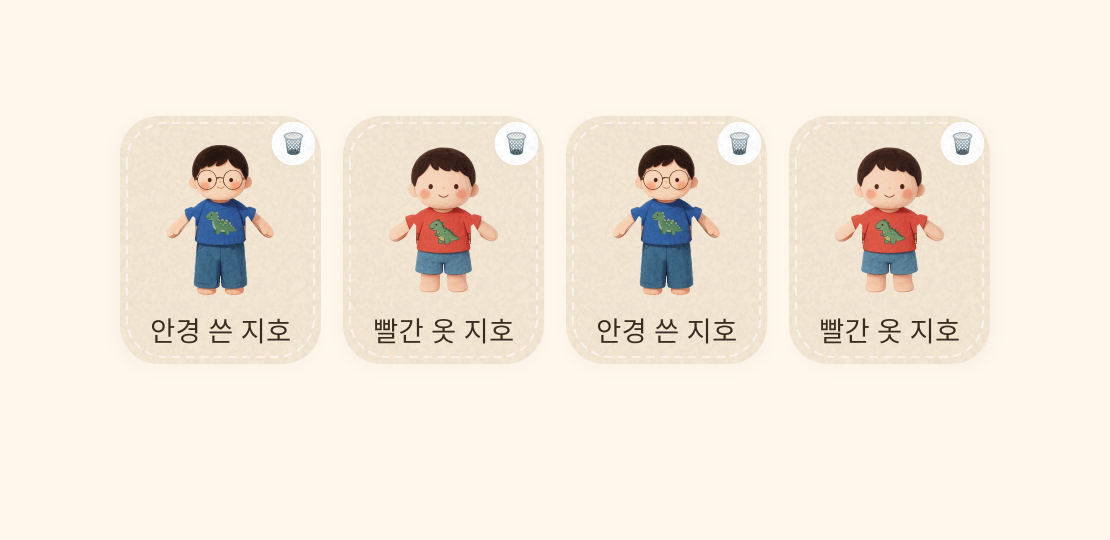
#> input picture android/app/screens/bestiary_full.png, 2219 x 1080 px, given in place of human_60_22_cut.png, which was not available (shown at 1/2 size)
$ python rig_export.py
#> lines starting #> are read from the running program, lines starting #| are printed output that depends on the picture; after the words box and inside, x2 and y2 are one past the last pixel; in counts of white or black regions, pixels touching at a corner belong together; pictures that were not available may be replaced by others from this repository, and a replacement may not be noted
### android/tools/rig_pose_check.py
# -*- coding: utf-8 -*-
"""뽑힌 그림에 뼈대가 붙는가 — 재고, 실제로 움직여 본다 (2026-09-28)

`rig_pose_gen.py` 가 만든 `build/rig_pose/*_cut.png` 를 읽는다. 관절 자리는 **틀의 좌표를 그대로** 쓴다 —
그림을 보고 찾지 않는다. 그게 이 실험의 물음이다(정해진 자세로 뽑으면 관절 자리를 이미 안다).

재는 것
  공통    겹침 — 뽑힌 실루엣이 마네킹과 얼마나 겹치나 (IoU)
  사람형  겨드랑이 틈 — 몸통 바로 바깥 세로줄이 겨드랑이 아래에서 비었나 → 비면 팔이 몸과 떨어진 것 = 어깨가 있다
  네발형  다리 수 — 다리 높이의 가로줄마다 떨어진 덩어리가 몇 개인가 → 4 면 다리가 따로 있다

움직여 보는 것 (움직이는 부위는 몸 **뒤에** 그린다 — 관절 이음매를 몸통이 덮는다)
  사람형  오른팔을 어깨에서 들어 올려 손 흔들기
  네발형  다리 넷을 대각선끼리 번갈아 걷기 · 꼬리 흔들기

쓰는 법  python tools/rig_pose_check.py
결과     build/rig_pose/report.png · *_wave.gif · *_walk.gif · result.json
"""
import glob, json, math, os, sys
from PIL import Image, ImageDraw, ImageFont

sys.path.insert(0, os.path.dirname(os.path.abspath(__file__)))
from rig_pose_gen import TEMPLATES, OUT, N  # 같은 틀 · 같은 좌표

FONT = ImageFont.truetype(r"C:\Windows\Fonts\malgunbd.ttf", 26)
SMALL = ImageFont.truetype(r"C:\Windows\Fonts\malgun.ttf", 22)


def alpha_mask(im, th=128):
    return im.split()[3].point(lambda v: 255 if v >= th else 0)


def template_mask(kind):
    t = Image.open(os.path.join(OUT, f"template_{kind}.png")).convert("RGB")
    return t.point(lambda v: 255 if v < 245 else 0).convert("L").point(lambda v: 255 if v > 0 else 0)


def iou(a, b):
    pa, pb = a.getdata(), b.getdata()
    inter = sum(1 for x, y in zip(pa, pb) if x and y)
    uni = sum(1 for x, y in zip(pa, pb) if x or y)
    return inter / uni if uni else 0.0


def column_fill(mask, x0, x1, y0, y1):
    """세로 띠에서 채워진 비율"""
    px = mask.load(); tot = fill = 0
    for x in range(x0, x1):
        for y in range(y0, y1):
            tot += 1; fill += 1 if px[x, y] else 0
    return fill / tot


# [9 lines left out: function runs_in_row, not called in this run]


def reach(mask, seed, box, th=40):
    """상자 안에서 seed 와 이어진 불투명 화소 (알파 th 이상 · 네 방향)"""
    px = mask.load(); x0, y0, x1, y1 = box
    sx, sy = seed
    if not px[sx, sy]:  # 손 자리가 비었으면 가까운 불투명 화소에서 시작
        cand = [(abs(x - sx) + abs(y - sy), x, y) for x in range(max(x0, sx - 60), min(x1, sx + 60))
                for y in range(max(y0, sy - 60), min(y1, sy + 60)) if px[x, y]]
        if not cand: return set()
        _, sx, sy = min(cand)
    seen = {(sx, sy)}; stack = [(sx, sy)]
    while stack:
        x, y = stack.pop()
        for nx, ny in ((x + 1, y), (x - 1, y), (x, y + 1), (x, y - 1)):
            if x0 <= nx < x1 and y0 <= ny < y1 and (nx, ny) not in seen and px[nx, ny]:
                seen.add((nx, ny)); stack.append((nx, ny))
    return seen


def grow(pix, im, box, r=3):
    """덩어리를 r 화소 넓혀 **거의 투명한 가장자리**까지 같이 가져간다.
    배경을 지운 그림은 가장자리에 알파 1~40 의 옅은 화소가 둘러 있다. 덩어리 기준(40)에서 빠진 이 화소가
    몸 쪽에 남으면, 팔을 돌렸을 때 원래 자리에 **옅은 윤곽선**이 보인다 (09-28)"""
    from PIL import ImageFilter
    x0, y0, x1, y1 = box
    m = Image.new("L", im.size); mp = m.load()
    for x, y in pix: mp[x, y] = 255
    m = m.filter(ImageFilter.MaxFilter(2 * r + 1)); mp = m.load(); ap = im.split()[3].load()
    return {(x, y) for x in range(x0, x1) for y in range(y0, y1) if mp[x, y] and ap[x, y]}


def shoulder_joint(im, lump, edge_x, side):
    """어깨를 **할핀 관절**로 — 축을 팔 뿌리 한가운데로 옮기고, 축을 중심으로 둥근 덮개를 만든다 (09-28 2차).

    1차는 마네킹 몸통 모서리를 축으로 두고 몸통 옆을 **세로로 곧게** 잘랐다. 실물 폰에서 보니 팔을 들면 소매가
    잘린 모서리째 따라 올라가고, 몸 쪽에도 직선이 남아 **어깨가 싹둑 잘린 것처럼** 보였다(사용자 지적).
    종이 인형은 둥근 관절로 이음매를 감춘다 — 그걸 그림에서 만든다:
      축     그 그림에서 팔이 몸에 붙는 뿌리(몸통 바로 바깥 세로줄)의 한가운데, 몸통 안쪽으로 반지름의 25%
      덮개   축을 중심으로 한 원 안의 **원래 화소**(소매 천). 몸 위에 얹어 움직이지 않는다. 가장자리 4화소는 옅게
      팔     덮개 원만큼 안쪽까지 겹쳐 잘라 돌 때 틈이 안 생기게 한다
    """
    ap = im.load()
    xs = range(edge_x, edge_x + 10) if side == "R" else range(edge_x - 9, edge_x + 1)
    ys = [y for (x, y) in lump if x in xs]
    if not ys:
        return None
    cy = (min(ys) + max(ys)) / 2; h = max(ys) - min(ys) + 1
    r = max(20.0, h * 0.55)
    px = edge_x - r * 0.25 if side == "R" else edge_x + r * 0.25   # 0.45 는 머리에 너무 가까워 올린 팔이 머리 뒤로 갔다
    arm = Image.new("RGBA", im.size); cap = Image.new("RGBA", im.size)
    armp, capp = arm.load(), cap.load()
    for (x, y) in lump:
        armp[x, y] = ap[x, y]
    for y in range(int(cy - r) - 1, int(cy + r) + 2):
        for x in range(int(px - r) - 1, int(px + r) + 2):
            d = ((x - px) ** 2 + (y - cy) ** 2) ** 0.5
            if d <= r and ap[x, y][3]:
                armp[x, y] = ap[x, y]
                rr, g, b, a = ap[x, y]
                capp[x, y] = (rr, g, b, int(a * max(0.0, min(1.0, (r - d) / 4))))
    return arm, cap, (round(px), round(cy))


def split(im, pick):
    """pick(x, y) 가 True 인 불투명 화소는 부위로, 나머지는 몸으로 나눈다"""
    part = Image.new("RGBA", im.size); body = im.copy()
    pp, bp, ip = part.load(), body.load(), im.load()
    for y in range(N):
        for x in range(N):
            if ip[x, y][3] and pick(x, y):
                pp[x, y] = ip[x, y]; bp[x, y] = (0, 0, 0, 0)
    return part, body


def frame(body, parts, top=()):
    """parts = [(부위 그림, 각도, 중심)] — 부위를 먼저(뒤에), 몸을 나중에(앞에), top(관절 덮개)을 맨 앞에"""
    out = Image.new("RGBA", (N, N), (255, 255, 255, 255))
    for part, ang, c in parts:
        out.alpha_composite(part.rotate(ang, resample=Image.BICUBIC, center=c))
    out.alpha_composite(body)
    for t_ in top:
        out.alpha_composite(t_)
    return out.convert("RGB").resize((N // 2, N // 2), Image.LANCZOS)


def human(tag, im):
    t = TEMPLATES["human"]; m = alpha_mask(im)
    res = {"iou": round(iou(m, template_mask("human")), 3)}
    y0, y1 = t["gap_y"]
    res["gap_fill_L"] = round(column_fill(m, t["gap_x_L"] - 6, t["gap_x_L"] + 1, y0, y1), 3)
    res["gap_fill_R"] = round(column_fill(m, t["gap_x_R"], t["gap_x_R"] + 7, y0, y1), 3)
    bx = t["arm_box_R"]
    # 오른팔을 오려 들어 올린다 — 틀의 상자 안에서 **손과 이어진 덩어리만** (09-28)
    # 상자 안 화소를 전부 가져가면, 뽑힌 몸통이 틀보다 조금 넓을 때 **셔츠 옆구리 조각**이 딸려 가서
    # 팔을 돌리면 원래 팔 자리에 회색 조각이 남았다. 팔은 어깨로만 몸에 붙어 있으니 손에서 번지면 팔만 잡힌다
    arm_px = grow(reach(m, t["hand_R"], bx), im, bx)
    res["arm_R_pixels"] = len(arm_px)
    res["shoulder_ok"] = res["gap_fill_L"] < 0.08 and res["gap_fill_R"] < 0.08 and res["arm_R_pixels"] > 8000
    left_px = grow(reach(m, t["hand_L"], t["arm_box_L"]), im, t["arm_box_L"])
    _, body = split(im, lambda x, y: (x, y) in arm_px or (x, y) in left_px)
    jr = shoulder_joint(im, arm_px, bx[0], "R")
    jl = shoulder_joint(im, left_px, t["arm_box_L"][2] - 1, "L")
    arm, cap_R, sh = jr
    arm_L, cap_L, sh_L = jl
    res["pieces"] = [("arm_R", arm, sh, 0), ("arm_L", arm_L, sh_L, 0), ("body", body, None, 1),
                     ("cap_R", cap_R, None, 2), ("cap_L", cap_L, None, 2)]
    caps = (cap_R, cap_L)
    angles = [0, 20, 40, 60, 80, 100, 110, 95, 110, 95, 110, 95, 110, 80, 50, 20, 0]
    frames = [frame(body, [(arm, a, sh), (arm_L, -a * 0 , sh_L)], caps) for a in angles]
    frames[0].save(os.path.join(OUT, tag + "_wave.gif"), save_all=True, append_images=frames[1:], duration=90, loop=0)
    res["strip"] = [frame(body, [(arm, a, sh), (arm_L, 0, sh_L)], caps) for a in (0, 55, 110)]
    return res


def quad(tag, im, kind="quad"):
    t = TEMPLATES[kind]; m = alpha_mask(im)
    res = {"iou": round(iou(m, template_mask(kind)), 3)}
    y0, y1 = t["leg_band_y"]
    counts = sorted(runs_in_row(m, y) for y in range(y0, y1, 4))
    res["legs_median"] = counts[len(counts) // 2]
    res["legs_ok"] = res["legs_median"] == 4
    hips = t["legs"]; top = 612; below = 672
    # 다리 — 다리 높이(y 740)에서 **실제 다리 넷의 자리**를 찾고, 거기서 이어진 덩어리를 **배 아래(y ≥ 672)에서만** (09-28).
    #   1차: 가장 가까운 엉덩이에 몽땅 나눠 주기 → 다리 사이로 늘어진 배 조각이 딸려 갔다
    #   2차: 틀의 다리 폭(±38) 안에서만 → 뽑힌 다리가 틀보다 굵어 **발가락 · 다리 옆이 제자리에 남았다**
    #   3차(지금): 폭을 정하지 않고 그 그림의 실제 다리를 따라간다. 배 아래로만 번지므로 배는 안 딸려 온다
    ip = im.load(); mp = m.load()
    runs, cur = [], None
    for x in range(N):
        if mp[x, 740]:
            cur = [x, x] if cur is None else [cur[0], x]
        elif cur is not None:
            if cur[1] - cur[0] >= 10: runs.append(cur)
            cur = None
    region = (0, below, N, N)
    legs, pivots = [], []
    body = im.copy(); bp = body.load()
    for hx, hy in hips:
        if not runs:
            break
        r0, r1 = min(runs, key=lambda r: abs((r[0] + r[1]) / 2 - hx))   # 틀의 엉덩이에 가장 가까운 실제 다리
        cx, w0 = (r0 + r1) // 2, r1 - r0 + 1
        # 다리가 **몸에 붙는 줄** — 발에서 위로 올라가다 폭이 갑자기 넓어지는 곳 (4차 · 09-28).
        # 앞다리는 뒷다리보다 높은 곳에서 몸에 붙는다. 고정 높이(672)로 자르면 앞다리 윗부분이 **보이는 다리인데도**
        # 몸 쪽에 남아, 다리가 돌 때 제자리에 한 벌 더 보였다(가슴 옆에 튀어나온 짙은 조각)
        attach = top
        for y in range(740, top, -1):
            if not mp[cx, y]:
                continue
            a_, b_ = cx, cx
            while a_ > 0 and mp[a_ - 1, y]: a_ -= 1
            while b_ < N - 1 and mp[b_ + 1, y]: b_ += 1
            if b_ - a_ + 1 > 1.6 * w0:
                attach = y + 1; break
        region = (0, attach, N, N)
        pix = grow(reach(m, (cx, 740), region), im, region)
        xs = [x for x, y in pix]
        lx0, lx1 = min(xs), max(xs)
        leg = Image.new("RGBA", im.size); lp = leg.load()
        for x, y in pix:
            lp[x, y] = ip[x, y]; bp[x, y] = (0, 0, 0, 0)
        for y in range(max(top, attach - 40), attach):   # 몸에 붙는 줄 위 40 화소 — 몸 밑에 숨어 돌 때 이음매를 가린다
            for x in range(lx0, lx1 + 1):
                if ip[x, y][3]: lp[x, y] = ip[x, y]
        legs.append(leg); pivots.append((cx, max(top, attach - 20)))
    res["legs_cut"] = len(legs)
    # 꼬리 — 축을 **몸 안쪽 40 화소**로 옮겨 꺾이는 자리가 몸 밑에 숨게 하고, 몸 가장자리는 **60 화소에 걸쳐** 옅게 (09-28).
    # 축을 몸 가장자리에 두면 등 윤곽이 꺾이는 자리에서 끊겨 보였다
    px = t["tail_pivot"][0] + 40; py = t["tail_pivot"][1]
    ty0, ty1 = t["tail_box"][1], 600   # 600 아래는 뒷다리 윗부분이라 뺀다
    tail = Image.new("RGBA", im.size); tp = tail.load(); bi = body.copy().load()
    for y in range(ty0, ty1):
        for x in range(0, px + 40):
            if bi[x, y][3]:
                tp[x, y] = bi[x, y]
            if x < px - 50:
                bp[x, y] = (0, 0, 0, 0)
            elif x < px + 10 and bp[x, y][3]:
                r_, g, b_, al = bp[x, y]
                bp[x, y] = (r_, g, b_, int(al * (x - (px - 50)) / 60))
    res["pieces"] = ([("body", body, None, 1)] + [(f"leg{i}", legs[i], pivots[i], 0) for i in range(len(legs))]
                     + [("tail", tail, (px, py), 0)])
    frames = []
    for k in range(16):
        s = math.sin(2 * math.pi * k / 16)
        th = 14 * s
        parts = [(legs[i], th if i in (0, 3) else -th, pivots[i]) for i in range(len(legs))]
        parts.append((tail, 6 * math.sin(2 * math.pi * k / 8), (px, py)))
        frames.append(frame(body, parts))
    frames[0].save(os.path.join(OUT, tag + "_walk.gif"), save_all=True, append_images=frames[1:], duration=80, loop=0)
    res["strip"] = [frames[i] for i in (0, 4, 12)]
    return res


# [32 lines left out: function main, not called in this run]


# [2 lines that do not run on import are left out]

### android/tools/rig_export.py
# -*- coding: utf-8 -*-
"""뼈대 실험 결과를 **서버가 보낼 모양**으로 내보낸다 — 앱 시연용 (2026-09-28)

실제 서비스에서는 서버가 캐릭터를 생성하고 오려서 **조각 그림 + 관절 정보(JSON)** 를 폰에 내려 준다.
여기서는 그 자리를 `app/src/main/assets/rig/<이름>/` 이 대신한다. 앱(`ui/Rig.kt`)은 이것만 읽는다.

  rig.json   { "kind", "canvas": [w, h], "parts": [{ "name", "image", "x", "y", "pivot": [x, y] | null, "z" }] }
             x · y 는 조각 그림의 왼쪽 위 자리(캔버스 좌표) · pivot 은 도는 축 · z 가 작을수록 뒤에 그린다
  <조각>.png 제 모양대로 잘라 낸 그림 (빈 가장자리 없음)

쓰는 법  python tools/rig_export.py
"""
import json, os, sys
from PIL import Image
sys.path.insert(0, os.path.dirname(os.path.abspath(__file__)))
import rig_pose_check as rc

ASSETS = os.path.join(os.path.dirname(os.path.abspath(__file__)), "..", "app", "src", "main", "assets", "rig")
SCALE = 0.5   # 1024 → 512. 폰 화면에서 이 이상은 필요 없다
PICK = {"kid": ("human_60_22", "human"), "dino": ("quad2_60_22", "quad2")}

for name, (tag, kind) in PICK.items():
    im = Image.open(os.path.join(rc.OUT, tag + "_cut.png")).convert("RGBA").resize((rc.N, rc.N))
    res = rc.human(tag, im) if kind == "human" else rc.quad(tag, im, kind)
#> in human, `m = alpha_mask(im)`: m: PIL image 1024x1024 L; every value is 255
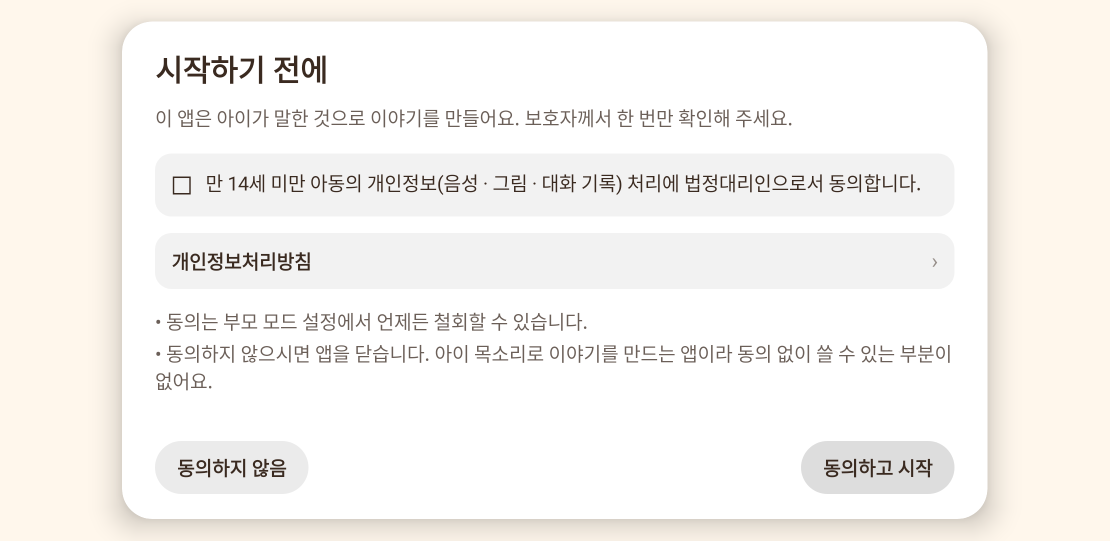
#> input picture android/app/screens/consent_guardian.png, 2219 x 1081 px, given in place of template_human.png, which was not available (shown at 1/2 size)
#> in template_mask, `return t.point(lambda v: 255 if v < 245 else 0).convert("L").point(lam..`:
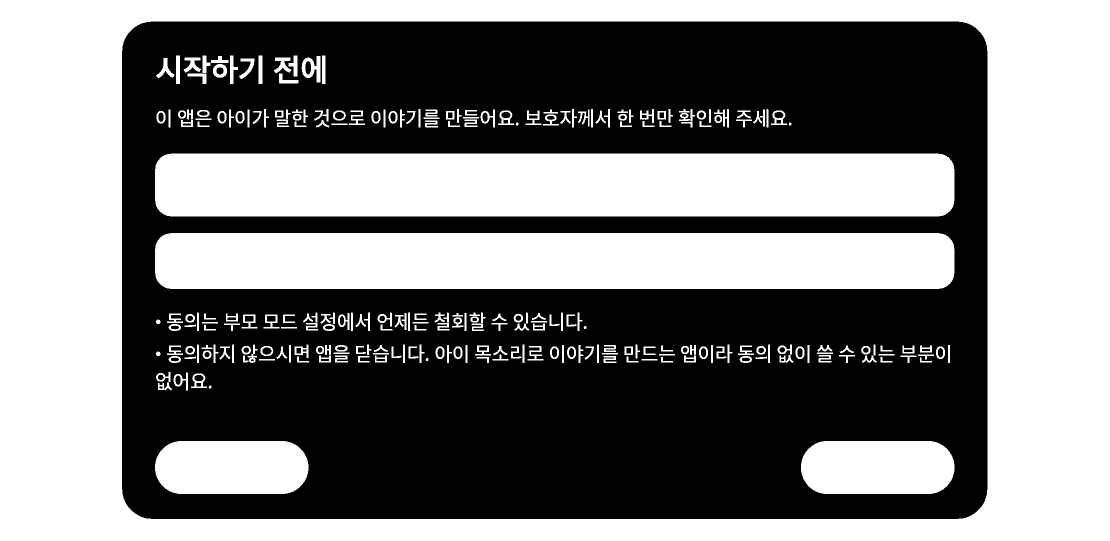
#> returned value: PIL image 2219x1081 L (shown at 1/2 size); 48.6% white; 258 white regions, largest, box (x1, y1, x2, y2) and area: (0, 0, 2219, 1081) 679692, (310, 307, 1909, 433) 200467, (310, 466, 1909, 578) 178081
#> in iou, `inter = sum(1 for x, y in zip(pa, pb) if x and y)`: inter = 538065
#> in iou, `uni = sum(1 for x, y in zip(pa, pb) if x or y)`: uni = 1048576
#> in human, `res = {"iou": round(iou(m, template_mask("human")), 3)}`: res = {'iou': 0.513}
#> after the loop in column_fill, `for x in range(x0, x1):`: fill = 1120
#> in grow, `m = Image.new('L', im.size)`: m: PIL image 1024x1024 L; every value is 0
#> in grow, `m = m.filter(ImageFilter.MaxFilter(2 * r + 1))`:
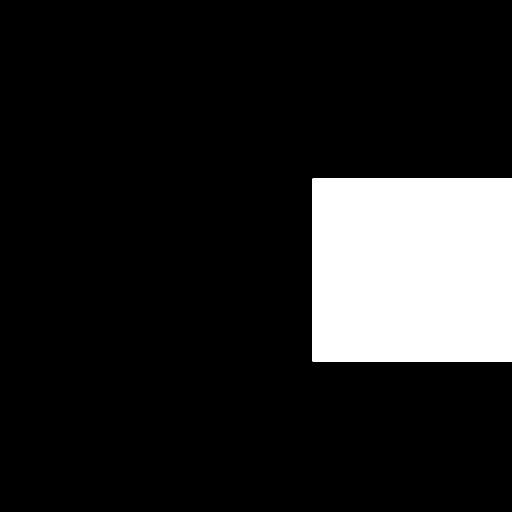
#> m: PIL image 1024x1024 L (shown at 1/2 size); 13.9% white; 1 white region, box (x1, y1, x2, y2) and area: (625, 357, 1024, 723) 146034
#> in human, `arm_px = grow(reach(m, t["hand_R"], bx), im, bx)`: arm_px = 142560 items
#> call 2 of grow, with box = (0, 360, 396, 720), r = 3
#> in grow (call 2), `m = m.filter(ImageFilter.MaxFilter(2 * r + 1))`:
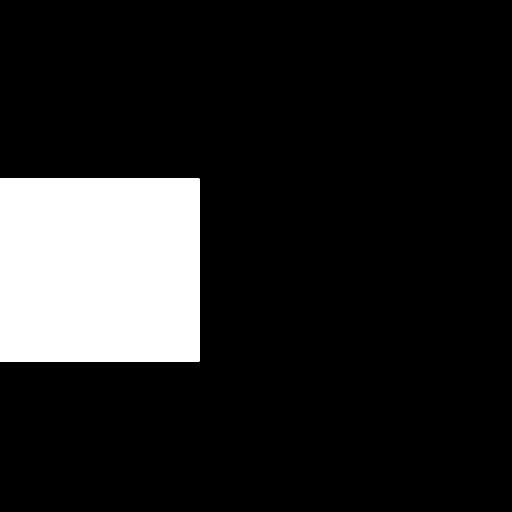
#> m: PIL image 1024x1024 L (shown at 1/2 size); 13.9% white; 1 white region, box (x1, y1, x2, y2) and area: (0, 357, 399, 723) 146034
#> in split, `part = Image.new('RGBA', im.size)`: part: PIL image 1024x1024 RGBA; every value is 0
#> in human, `arm, cap_R, sh = jr`: sh = (578, 540)
#> in human, `arm_L, cap_L, sh_L = jl`:
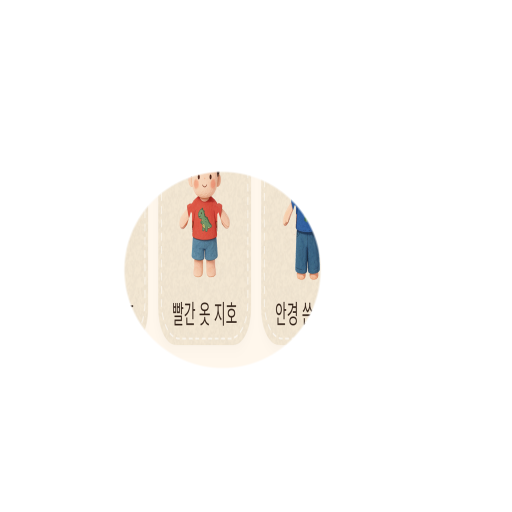
#> cap_L: PIL image 1024x1024 RGBA (shown at 1/2 size); mean R, G, B, A 26.7, 25.1, 23.3, 29.3; transparent parts drawn white
#> in human, `arm_L, cap_L, sh_L = jl`: sh_L = (444, 540)
#> in frame, `out = Image.new("RGBA", (N, N), (255, 255, 255, 255))`: out: PIL image 1024x1024 RGBA; every value is 255
#> the loop in frame, `for t_ in top:` made 2 passes
#> the loop in frame (call 2), `for part, ang, c in parts:` made 2 passes
#> (ang, c) on passes 1 to 2: (20, (578, 540)), (0, (444, 540))
#> the loop in frame (call 2), `for t_ in top:` made 2 passes
#> the loop in frame (call 8), `for part, ang, c in parts:` made 2 passes
#> (ang, c) on passes 1 to 2: (95, (578, 540)), (0, (444, 540))
#> after the loop in frame (call 8), `for part, ang, c in parts:`:
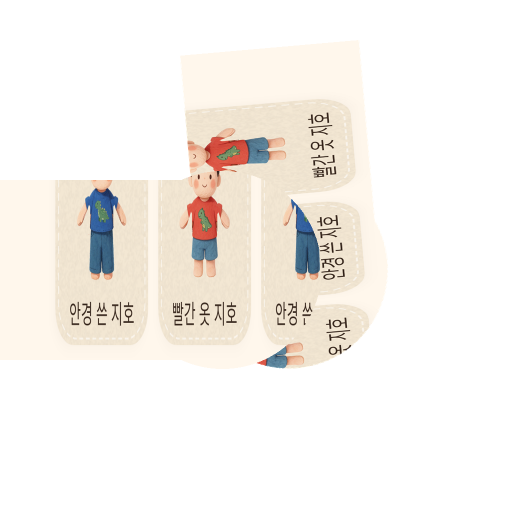
#> out: PIL image 1024x1024 RGBA (shown at 1/2 size); mean R, G, B, A 246.7, 242.7, 237.7, 255
#> the loop in frame (call 8), `for t_ in top:` made 2 passes
#> the loop in frame (call 15), `for part, ang, c in parts:` made 2 passes
#> (ang, c) on passes 1 to 2: (50, (578, 540)), (0, (444, 540))
#> after the loop in frame (call 15), `for part, ang, c in parts:`:
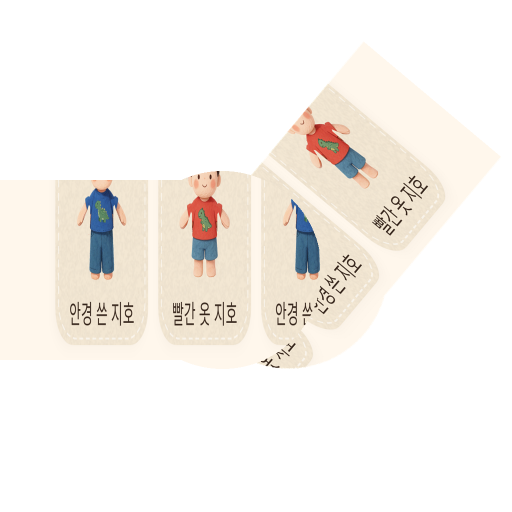
#> out: PIL image 1024x1024 RGBA (shown at 1/2 size); mean R, G, B, A 247, 242.8, 237.8, 255
#> the loop in frame (call 15), `for t_ in top:` made 2 passes
#> in human, `frames = [frame(body, [(arm, a, sh), (arm_L, -a * 0 , sh_L)], caps) fo..`: frames = 17 items
#> res = 7 items
    out = os.path.join(ASSETS, name); os.makedirs(out, exist_ok=True)
    parts = []
    for pname, img, pivot, z in res["pieces"]:
        bb = img.getbbox()
        if bb is None:
            continue
        piece = img.crop(bb)
        piece = piece.resize((max(1, round(piece.width * SCALE)), max(1, round(piece.height * SCALE))), Image.LANCZOS)
        piece.save(os.path.join(out, pname + ".png"), optimize=True)
        parts.append({"name": pname, "image": pname + ".png", "x": round(bb[0] * SCALE), "y": round(bb[1] * SCALE),
                      "pivot": [round(pivot[0] * SCALE), round(pivot[1] * SCALE)] if pivot else None, "z": z})
#> this loop made 5 passes
#> (pname, pivot, z, bb) on passes 1 to 5: ('arm_R', (578, 540), 0, (381, 342, 1024, 738)), ('arm_L', (444, 540), 0, (0, 342, 643, 738)), ('body', None, 1, (0, 0, 1024, 1024)), ('cap_R', None, 2, (381, 342, 777, 738)), ('cap_L', None, 2, (247, 342, 643, 738))
#> after the loop, parts = 5 items
    json.dump({"kind": kind.rstrip("2"), "canvas": [round(rc.N * SCALE)] * 2, "parts": parts},
              open(os.path.join(out, "rig.json"), "w", encoding="utf-8"), ensure_ascii=False, indent=1)
    size = sum(os.path.getsize(os.path.join(out, f)) for f in os.listdir(out))
    print(f"{name}: 조각 {len(parts)}개 · {size / 1024:.0f}KB · {[p['name'] for p in parts]}")
#| kid: 조각 5개 · 0KB · ['arm_R', 'arm_L', 'body', 'cap_R', 'cap_L']
#> (the run stopped early here; a loop or call above may not have finished)
